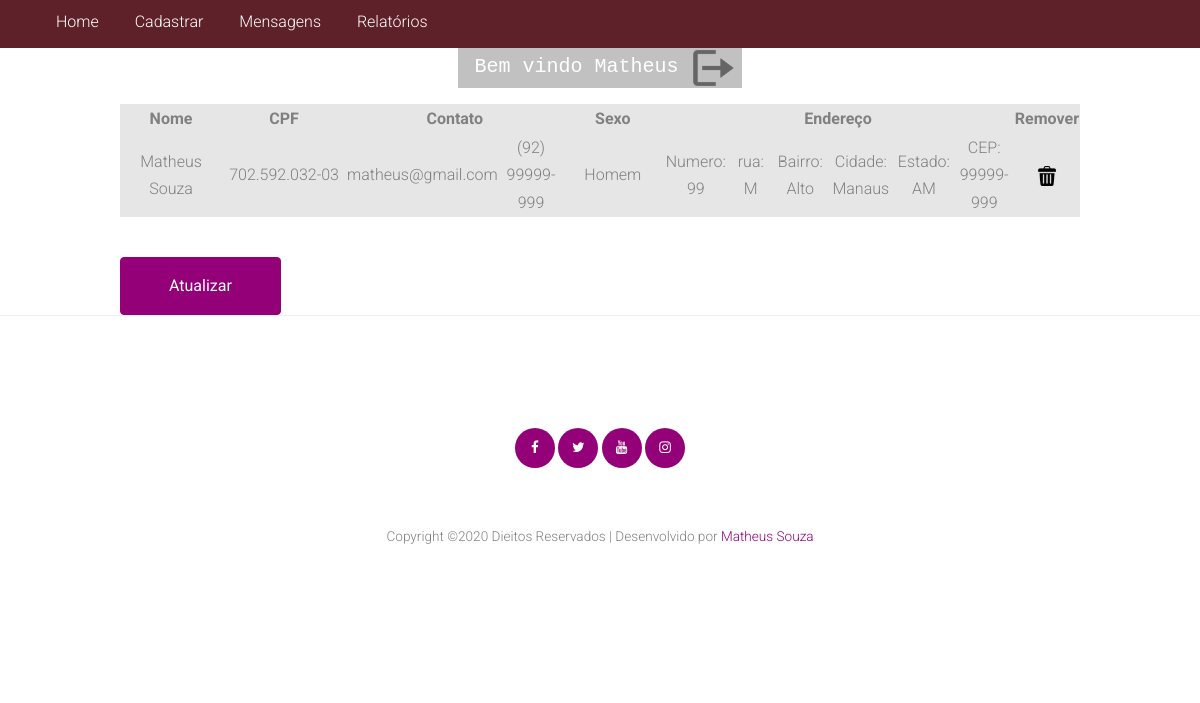
/admin/consulta.php (signed in), run on the app's committed database.
### tables this page shows
CREATE TABLE `usuario` (
  `id` int(11) NOT NULL,
  `nome` varchar(100) NOT NULL,
  `email` varchar(100) NOT NULL,
  `senha` char(32) NOT NULL,
  `perfil` varchar(30) NOT NULL
);

CREATE TABLE `cliente` (
  `id` int(11) NOT NULL,
  `id_usu` int(11) NOT NULL,
  `nome` varchar(100) NOT NULL,
  `cpf` varchar(15) NOT NULL,
  `email` varchar(50) NOT NULL,
  `telefone` varchar(14) NOT NULL,
  `id_sexo` int(11) NOT NULL,
  `rua` varchar(50) NOT NULL,
  `numero` int(10) UNSIGNED NOT NULL,
  `bairro` varchar(50) NOT NULL,
  `cep` varchar(9) NOT NULL,
  `cidade` varchar(50) NOT NULL,
  `id_estado` int(11) NOT NULL
);

CREATE TABLE `sexo` (
  `id` int(11) NOT NULL,
  `sexo_nome` varchar(20) NOT NULL
);

CREATE TABLE `estado` (
  `id` int(11) NOT NULL,
  `nome` varchar(3) NOT NULL
);

### php/functions/function.php (called while the page is built, shortened)
<?php
	function getUsu($pdo, $id){
		$sql = "SELECT * FROM usuario WHERE id =".$id;
		$sbmt = $pdo->prepare($sql);
		$sbmt->execute();
		$r = $sbmt->fetchAll(PDO::FETCH_ASSOC);
		return $r;
	}
	function getCliente($pdo){
		$sql = "SELECT * FROM cliente ORDER BY nome ASC";
		$sbmt = $pdo->prepare($sql);
		$sbmt->execute();
		$r = $sbmt->fetchAll(PDO::FETCH_ASSOC);
		return $r;
	}
	function getEstadoNome($pdo,$id){
		$sql = "SELECT * FROM estado WHERE id = ".$id;
		$sbmt = $pdo->prepare($sql);
		$sbmt->execute();
		$r = $sbmt->fetchAll(PDO::FETCH_ASSOC);
		return $r;
	}
	function getSexoNome($pdo,$id){
		$sql = "SELECT * FROM sexo WHERE id = ".$id;
		$sbmt = $pdo->prepare($sql);
		$sbmt->execute();
		$r = $sbmt->fetchAll(PDO::FETCH_ASSOC);
		return $r;
	}
?>

### admin/consulta.php (the view, shortened to what this page needs)
<?php
	require("../php/header_admin.php");
	$r = getCliente($pdoConnection);
?>
	<div class="conteiner_modify">
		<?php if (!empty($r)) { ?>
			<form action="msg.php?acao=up">
			<table>
				<tr>
					<th>Nome</th>
					<th>CPF</th>
					<th colspan="2" >Contato</th>
					<th>Sexo</th>
					<th colspan="6">Endereço</th>
					<th>Remover</th>
				</tr>
				<tr>
					<?php  foreach ($r as $result) : ?>
						<td width="200px;"><?php echo $result['nome']; ?></td>
						<td width="200px;"><?php echo $result['cpf']; ?></td>
						<td width="100px;"><?php echo $result['email']; ?></td>
						<td width="100px;"><?php echo $result['telefone']; ?></td>
						<td width="200px;">
							<?php
								$s = getSexoNome($pdoConnection, $result['id_sexo']);
								foreach ($s as $sexo) {
									echo $sexo['sexo_nome'];
								}
							?>
						</td>
						<td width="80px;" >Numero: <?php echo $result['numero']; ?></td>
						<td width="80px;" >rua: <?php echo $result['rua']; ?></td>
						<td width="80px;" >Bairro: <?php echo $result['bairro']; ?></td>
						<td width="80px;" >Cidade: <?php echo $result['cidade']; ?></td>
						<td width="80px;" >Estado:
							<?php
								$s = getEstadoNome($pdoConnection, $result['id_estado']);
								foreach ($s as $estado) {
									echo $estado['nome'];
								}
							?>
						</td>
						<td width="80px;" >CEP: <?php echo $result['cep']; ?></td>
						<td><a href="" onclick="return chamarPhpAjax(<?php echo $result['id']; ?>);" > <img src="../images/icon/4.png" width="20" height="20"> </a></td>
					<?php endforeach ?>
				</tr>
			</table>
		<?php }else{
			echo "Sem Cadastros";
		} ?>
	</div>
	<div style="width: text-align: center; width: 80%; margin: auto; margin-top: 40px">
		<button type="submit" class="btn btn-primary py-3 px-5" >Atualizar</button>
	</div>
<?php require "../php/footer_admin.php";?>

### php/header_admin.php (shortened to what this page needs)
<?php
  $pdoConnection =  require_once "../php/conexao.php";
  if(!isset($_SESSION['id']) && !isset($_SESSION['perfil'])){
    echo "<script> alert ('Usuario não autenticado')</script>";
    header("Location: ../index.php");
  }elseif($_SESSION['perfil'] = "admin" ){
    require_once "../php/functions/function.php";
    $results = getUsu($pdoConnection, $_SESSION['id']);
    if (isset($results)){
      foreach ($results as $r){
        $nome = $r['nome'];
      }
    }
  }
?>
<!DOCTYPE html>
<html lang="pt-br">
<head>
  <link rel="stylesheet" href="fonts/icomoon/style.css">
  <link rel="stylesheet" href="../css/modify.css">
  <link rel="stylesheet" href="../css/bootstrap.min.css">
  <link rel="stylesheet" href="../css/jquery-ui.css">
  <link rel="stylesheet" href="../css/owl.carousel.min.css">
  <link rel="stylesheet" href="../css/owl.theme.default.min.css">
  <link rel="stylesheet" href="../css/owl.theme.default.min.css">
  <link rel="stylesheet" href="../css/jquery.fancybox.min.css">
  <link rel="stylesheet" href="../css/bootstrap-datepicker.css">
  <link rel="stylesheet" href="../fonts/flaticon/font/flaticon.css">
  <link rel="stylesheet" href="../css/aos.css">
  <link href="../css/jquery.mb.YTPlayer.min.css" media="all" rel="stylesheet" type="text/css">
  <link rel="stylesheet" href="../css/style.css">
</head>
<body class="admin-modify" data-spy="scroll" data-target=".site-navbar-target" data-offset="300">
          <div>
            <nav class="menu_modify" role="navigation">
              <ul class="ul-menu-modify">
                <li><a href="index.php" class="nav-link-modify">Home</a></li>
                <li><a href="form.php" class="nav-link-modify">Cadastrar</a></li>
                <li><a href="msg.php" class="nav-link-modify">Mensagens</a></li>
                <li><a href="relatorio.php" class="nav-link-modify">Relatórios</a></li>
              </ul>
            </nav>
            <div class="welcome_modify">
    <div class="subwelcome_modify">
      <p class="welcome-usu-modify"><a class="link-usu-modify" href="#" title="Ver perfil"><?php echo "Bem vindo ".$nome?></a>
      <a href="../php/logout.php" title="Sair"><img src="../images/icon/logout1.png" style="width: 45px; height: 40px;"></a>
    </p>
    </div>
    </div>
          </div>

### css/modify.css (style rules this page uses)
.admin-modify { background-color: white; }
.welcome_modify { width: 100%; margin-top: -16px; }
.subwelcome_modify { background-color: #999999; width: 17.8rem; margin: auto; padding-right: 5px; text-align: center; opacity: 0.6; }
.welcome-usu-modify { margin-left: 15px; }
.menu_modify { width: 100%; background-color: #5E2129; }
.ul-menu-modify { padding-top: 0.5rem; height: 3rem; list-style-type: none; }
.ul-menu-modify li { display: inline-block; }
.nav-link-modify { color: white; padding:0.5rem 1rem }
.link-usu-modify { color: white; font-size: 20px; font-family: courier,helvetica,time-new-roman; }
.conteiner_modify { text-align: center; width: 80%; background: #e6e6e6; margin: auto; }

### css/style.css (style rules this page uses)
html { overflow-x: hidden; }
body { background-color: #EEE; line-height: 1.7; color: gray; font-weight: 300; font-size: 1rem; }
a { -webkit-transition: .3s all ease; -o-transition: .3s all ease; transition: .3s all ease; }

### data on the page
usuario: nome "Matheus"
cliente: nome "Matheus Souza", cpf "702.592.032-03", email "matheus@gmail.com", telefone "(92) 99999-999", numero "99", rua "M", bairro "Alto", cidade "Manaus", cep "99999-999"
sexo: sexo_nome "Homem"
estado: nome "AM"
